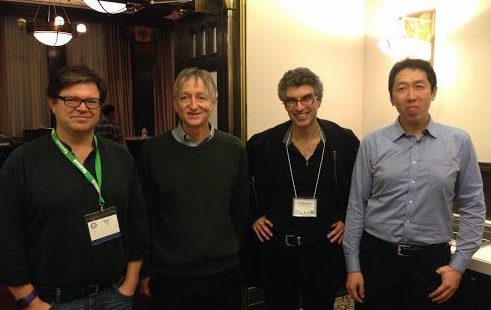
#> input picture testdata/whole_imgs/00.jpg, 491 x 310 px
$ python -i degradation_estimator.py   (imports and definitions only)   (older library calls are emulated)
#> lines starting #> are read from the running program, lines starting #| are printed output that depends on the picture
import cv2
import numpy as np
from typing import Dict, Tuple, Union, Optional
from loguru import logger

class DegradationEstimator:
    """
    Estimates image degradation severity using Laplacian variance and DoG.
    """
    def __init__(
        self,
        lap_low: float = 30.0,
        lap_high: float = 800.0,
        noise_low: float = 2.0,
        noise_high: float = 18.0,
        blur_weight: float = 0.65
    ):
        self.lap_low = lap_low
        self.lap_high = lap_high
        self.noise_low = noise_low
        self.noise_high = noise_high
        self.blur_weight = blur_weight

    def estimate_severity(self, image: Union[np.ndarray, str]) -> Tuple[float, Dict]:
        """
        Calculates severity score [0, 1].
        """
#> called with image = '../../testdata/whole_imgs/00.jpg'
        if isinstance(image, str):
            img = cv2.imread(image, cv2.IMREAD_COLOR)
#> img is the input picture: shape (310, 491, 3); mean B, G, R 65.6, 78.6, 88.5
            if img is None:
                raise FileNotFoundError(f"Could not read image at {image}")
        else:
            img = image.copy()

        if img.dtype in (np.float32, np.float64):
            img = (img * 255.0).clip(0, 255).astype(np.uint8)

        # Grayscale canonical resize
        if img.ndim == 3:
            gray = cv2.cvtColor(img, cv2.COLOR_BGR2GRAY)
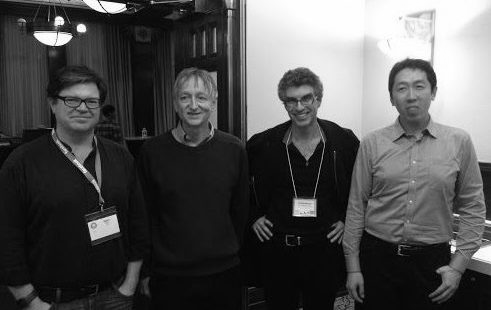
#> gray: shape (310, 491); min 0, max 255, mean 80.1
        else:
            gray = img

        gray = cv2.resize(gray, (256, 256), interpolation=cv2.INTER_AREA)
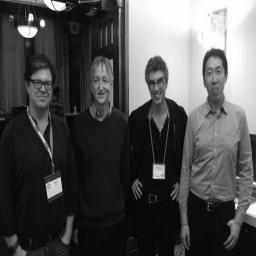
#> gray: shape (256, 256); min 2, max 255, mean 80.1

        # 1) Blur detection
        lap_var = cv2.Laplacian(gray, cv2.CV_64F).var()
#> lap_var = 705.4
        blur_score = 1.0 - np.clip((lap_var - self.lap_low) / (self.lap_high - self.lap_low), 0.0, 1.0)
#> blur_score = 0.123

        # 2) Noise detection (DoG)
        gray_f = gray.astype(np.float64)
        dog = cv2.GaussianBlur(gray_f, (3, 3), 0.5) - cv2.GaussianBlur(gray_f, (7, 7), 1.5)
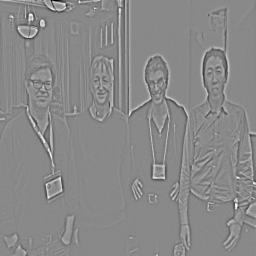
#> dog: shape (256, 256) float64; min -88.58, max 76.03, mean 0; drawn with min black and max white
        noise_energy = np.std(dog)
#> noise_energy = 8.46
        noise_score = np.clip((noise_energy - self.noise_low) / (self.noise_high - self.noise_low), 0.0, 1.0)
#> noise_score = 0.404

        # 3) Combine
        severity = float(np.clip(self.blur_weight * blur_score + (1 - self.blur_weight) * noise_score, 0.0, 1.0))
#> severity = 0.221

        info = {
            "laplacian_var": float(lap_var),
            "blur_score": float(blur_score),
            "noise_energy": float(noise_energy),
            "noise_score": float(noise_score),
            "severity": severity
        }
#> info = {'laplacian_var': 705.4, 'blur_score': 0.123, 'noise_energy': 8.46, 'noise_score': 0.404, 'severity': 0.221}

        logger.debug(f"Degradation analysis: severity={severity:.3f}, blur={blur_score:.3f}, noise={noise_score:.3f}")
        return severity, info

    def select_n_adaptive(
        self,
        image: np.ndarray,
        n_min: int = 250,
        n_max: int = 500,
        original_steps: int = 1000,
        respaced_steps: int = 250
    ) -> Tuple[int, float, Dict]:
        """
        Maps severity to a timestep N in the respaced domain.
        """
        severity, info = self.estimate_severity(image)
        n_orig = int(round(n_min + severity * (n_max - n_min)))
        n_respaced = int(round(n_orig * respaced_steps / original_steps))
        n_respaced = max(1, min(n_respaced, respaced_steps - 1))

        info["n_original"] = n_orig
        info["n_respaced"] = n_respaced

        return n_respaced, severity, info

>>> result = DegradationEstimator().estimate_severity('../../testdata/whole_imgs/00.jpg')

$ run again, on testdata/whole_imgs/01.jpg
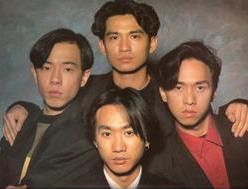
#> input picture testdata/whole_imgs/01.jpg, 248 x 189 px
#> in estimate_severity, img is the input picture: shape (189, 248, 3); mean B, G, R 73.3, 87.3, 111.2
#> in estimate_severity, `gray = cv2.resize(gray, (256, 256), interpolation=cv2.INTER_AREA)`:
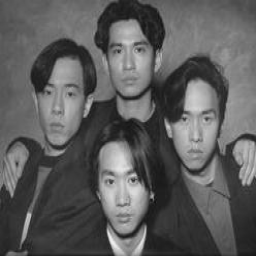
#> gray: shape (256, 256); min 8, max 239, mean 92.8
#> lap_var = 193.6
#> blur_score = 0.787
#> in estimate_severity, `dog = cv2.GaussianBlur(gray_f, (3, 3), 0.5) - cv2.GaussianBlur(gray_f,..`:
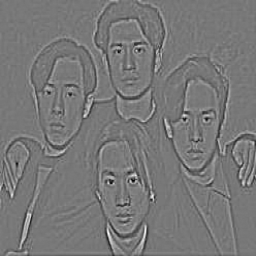
#> dog: shape (256, 256) float64; min -45.2, max 50.39, mean 0; drawn with min black and max white
#> noise_energy = 5.72
#> noise_score = 0.232
#> severity = 0.593
#> info = {'laplacian_var': 193.6, 'blur_score': 0.787, 'noise_energy': 5.72, 'noise_score': 0.232, 'severity': 0.593}

$ run again, on testdata/whole_imgs/05.jpg
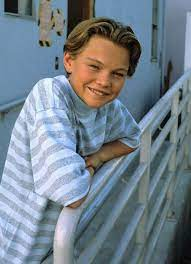
#> input picture testdata/whole_imgs/05.jpg, 191 x 264 px
#> in estimate_severity, img is the input picture: shape (264, 191, 3); mean B, G, R 139.9, 129, 115.4
#> in estimate_severity, `gray = cv2.resize(gray, (256, 256), interpolation=cv2.INTER_AREA)`:
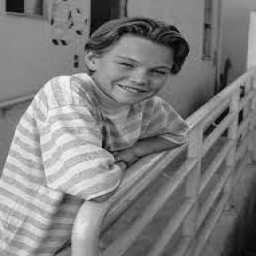
#> gray: shape (256, 256); min 2, max 249, mean 126.1
#> lap_var = 362.8
#> blur_score = 0.568
#> in estimate_severity, `dog = cv2.GaussianBlur(gray_f, (3, 3), 0.5) - cv2.GaussianBlur(gray_f,..`:
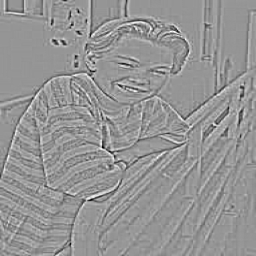
#> dog: shape (256, 256) float64; min -51.67, max 36.54, mean 0; drawn with min black and max white
#> noise_energy = 6.76
#> noise_score = 0.297
#> severity = 0.473
#> info = {'laplacian_var': 362.8, 'blur_score': 0.568, 'noise_energy': 6.76, 'noise_score': 0.297, 'severity': 0.473}
